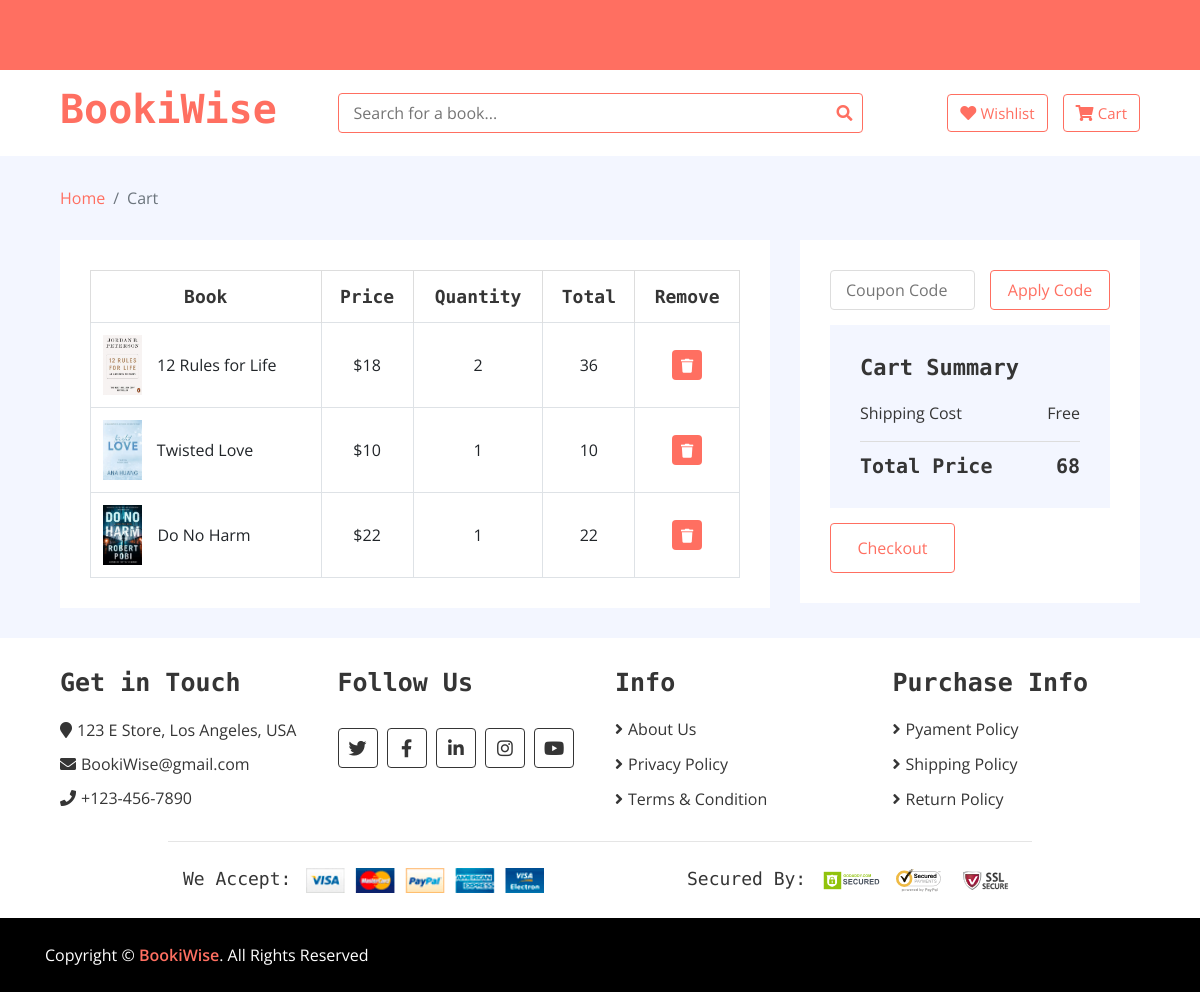
The app's page /cart (signed in) with its own data.
### BookStore_app/models.py (models this page shows)
class Cart(models.Model):
    user = models.ForeignKey(User, on_delete=models.CASCADE)
    book = models.ForeignKey(Book, on_delete=models.CASCADE)
    quantity = models.PositiveIntegerField(default=1)
    created_at = models.DateTimeField(auto_now_add=True)
    updated_at = models.DateTimeField(auto_now=True)
    def book_total(self):
        return self.quantity * self.book.price

class Book(models.Model):
	author = models.ForeignKey(Author, on_delete = models.CASCADE) # one to many relationship
	category = models.ForeignKey(Category, on_delete=models.CASCADE, related_name='books') # one to many relationship
	title = models.CharField(max_length = 100)
	price = models.IntegerField()
	bookpage = models.FileField(upload_to = "files/bookpage/")
	created_at = models.DateTimeField(auto_now_add=True)
	updated_at = models.DateTimeField(auto_now=True)
	total_rating = models.IntegerField(default=0)
	description = models.TextField()

### BookStore_app/views.py (the view)
# urls.py: path('cart', views.cart),
def cart(request):
    user_id = request.session.get('id')
    if user_id:
        user = User.objects.get(id=user_id)
    else:
        return redirect('/login_page')
    user = User.objects.get(id=request.session['id'])
    cart_items = Cart.objects.filter(user=user)
    total_price = 0
    for item in cart_items:
        total_price += item.book_total()
    context = {
        'books_in_cart': cart_items,
        'total_price': total_price,
    }
    return render(request, 'cart.html', context)

### templates/cart.html (shortened to what this page needs)
{% load static %}
<!DOCTYPE html>
<html lang="en">
    <head>
        <link href="https://stackpath.bootstrapcdn.com/bootstrap/4.4.1/css/bootstrap.min.css" rel="stylesheet">
        <link href="https://cdnjs.cloudflare.com/ajax/libs/font-awesome/5.10.0/css/all.min.css" rel="stylesheet">
        <link rel="stylesheet" type="text/css" href="https://cdn.jsdelivr.net/npm/slick-carousel@1.8.1/slick/slick.css"/>
        <link rel="stylesheet" type="text/css" href="https://cdn.jsdelivr.net/npm/slick-carousel@1.8.1/slick/slick-theme.css"/>
        <link href="{% static 'css/style.css' %}" rel="stylesheet">
    </head>
    <body>
        <div class="nav">
            <div class="container-fluid">
                <nav class="navbar navbar-expand-md bg-dark navbar-dark">
                </div>
            </div>
        <div class="bottom-bar">
            <div class="container-fluid">
                <div class="row align-items-center">
                    <div class="col-md-3">
                        <div class="logo">
                            <a href="/home">
                                <h1>BookiWise</h1>
                            </a>
                        </div>
                    </div>
                    <div class="col-md-6">
                        <div class="search">
                            <form method="get" action="/search">
                                <input type="text" name="q" placeholder="Search for a book...">
                                <button type="submit"><i class="fa fa-search"></i></button>
                            </form>
                        </div>
                    </div>
                    <div class="col-md-3">
                        <div class="user">
                            <a href="/wishlist" class="btn wishlist">
                                <i class="fa fa-heart"></i>
                                <span> Wishlist</span>
                            </a>
                            <a href="/cart" class="btn cart">
                                <i class="fa fa-shopping-cart"></i>
                                <span> Cart</span>
                            </a>
                        </div>
                    </div>
                </div>
            </div>
        </div>
        <div class="breadcrumb-wrap">
            <div class="container-fluid">
                <ul class="breadcrumb">
                    <li class="breadcrumb-item"><a href="/home">Home</a></li>
                    <li class="breadcrumb-item active">Cart</li>
                </ul>
            </div>
        </div>
        <div class="cart-page">
            <div class="container-fluid">
                <div class="row">
                    <div class="col-lg-8">
                        <div class="cart-page-inner">
                            <div class="table-responsive">
                                <table class="table table-bordered">
                                    <thead class="thead-dark">
                                        <tr>
                                            <th>Book</th>
                                            <th>Price</th>
                                            <th>Quantity</th>
                                            <th>Total</th>
                                            <th>Remove</th>
                                        </tr>
                                    </thead>
                                    <tbody class="align-middle">
                                        {% for book in books_in_cart %}
                                        <tr>
                                            <td>
                                                <div class="img">
                                                    <a href="/book_detail/{{book.book.id}}"><img src="{{book.book.bookpage.url}}" alt="Image"></a>
                                                    <p>{{ book.book.title }}</p>
                                                </div>
                                            </td>
                                            <td>${{ book.book.price }}</td>
                                            <td>
                                                {{ book.quantity }}
                                            </td>
                                            <td>{{ book.book_total }}</td>
                                            <td><a href="/remove_from_cart/{{book.book.id}}"><button><i class="fa fa-trash"></i></button></a></td>
                                        </tr>
                                        {% endfor %}
                                    </tbody>
                                </table>
                            </div>
                        </div>
                    </div>
                    <div class="col-lg-4">
                        <div class="cart-page-inner">
                            <div class="row">
                                <div class="col-md-12">
                                    <div class="coupon">
                                        <input type="text" placeholder="Coupon Code">
                                        <button>Apply Code</button>
                                    </div>
                                </div>
                                <div class="col-md-12">
                                    <div class="cart-summary">
                                        <div class="cart-content">
                                            <h1>Cart Summary</h1>
                                            <p>Shipping Cost<span>Free</span></p>
                                            <h2>Total Price<span>{{ total_price }}</span></h2>
                                        </div>
                                        <div class="cart-btn">
                                            <a href="/checkout"><button>Checkout</button></a>
                                        </div>
                                    </div>
                                </div>
                            </div>
                        </div>
                    </div>
                </div>
            </div>
        </div>
        <div class="footer">
            <div class="container-fluid">
                <div class="row">
                    <div class="col-lg-3 col-md-6">
                        <div class="footer-widget">
                            <h2>Get in Touch</h2>
                            <div class="contact-info">
                                <p><i class="fa fa-map-marker"></i>123 E Store, Los Angeles, USA</p>
                                <p><i class="fa fa-envelope"></i>BookiWise@gmail.com</p>
                                <p><i class="fa fa-phone"></i>+123-456-7890</p>
                            </div>
                        </div>
                    </div>
                    <div class="col-lg-3 col-md-6">
                        <div class="footer-widget">
                            <h2>Follow Us</h2>
                            <div class="contact-info">
                                <div class="social">
                                    <a href=""><i class="fab fa-twitter"></i></a>
                                    <a href=""><i class="fab fa-facebook-f"></i></a>
                                    <a href=""><i class="fab fa-linkedin-in"></i></a>
                                    <a href=""><i class="fab fa-instagram"></i></a>
                                    <a href=""><i class="fab fa-youtube"></i></a>
                                </div>
                            </div>
                        </div>
                    </div>
                    <div class="col-lg-3 col-md-6">
                        <div class="footer-widget">
                            <h2>Info</h2>
                            <ul>
                                <li><a href="#">About Us</a></li>
                                <li><a href="#">Privacy Policy</a></li>
                                <li><a href="#">Terms & Condition</a></li>
                            </ul>
                        </div>
                    </div>
                    <div class="col-lg-3 col-md-6">
                        <div class="footer-widget">
                            <h2>Purchase Info</h2>
                            <ul>
                                <li><a href="#">Pyament Policy</a></li>
                                <li><a href="#">Shipping Policy</a></li>
                                <li><a href="#">Return Policy</a></li>
                            </ul>
                        </div>
                    </div>
                </div>
                <div class="row payment align-items-center">
                    <div class="col-md-6">
                        <div class="payment-method">
                            <h2>We Accept:</h2>
                            <img src="{% static 'img/payment-method.png' %}" alt="Payment Method" />
                        </div>
                    </div>
                    <div class="col-md-6">
                        <div class="payment-security">
                            <h2>Secured By:</h2>
                            <img src="{% static 'img/godaddy.svg' %}" alt="Payment Security" />
                            <img src="{% static 'img/norton.svg' %}" alt="Payment Security" />
                            <img src="{% static 'img/ssl.svg' %}" alt="Payment Security" />
                        </div>
                    </div>
                </div>
            </div>
        </div>
        <div class="footer-bottom">
            <div class="container">
                <div class="row">
                    <div class="col-md-6 copyright">
                        <p>Copyright &copy; <a href="#">BookiWise</a>. All Rights Reserved</p>
                    </div>
                </div>
            </div>
        </div>
    </body>
</html>

### records on screen
Cart: book.bookpage (picture), book "12 Rules for Life", book.price "18", quantity "2", book_total "36"
Cart: book.bookpage (picture), book "Twisted Love", book.price "10", quantity "1", book_total "10"
Cart: book.bookpage (picture), book "Do No Harm", book.price "22", quantity "1", book_total "22"

### other values on screen
{{ total_price }} "68"
